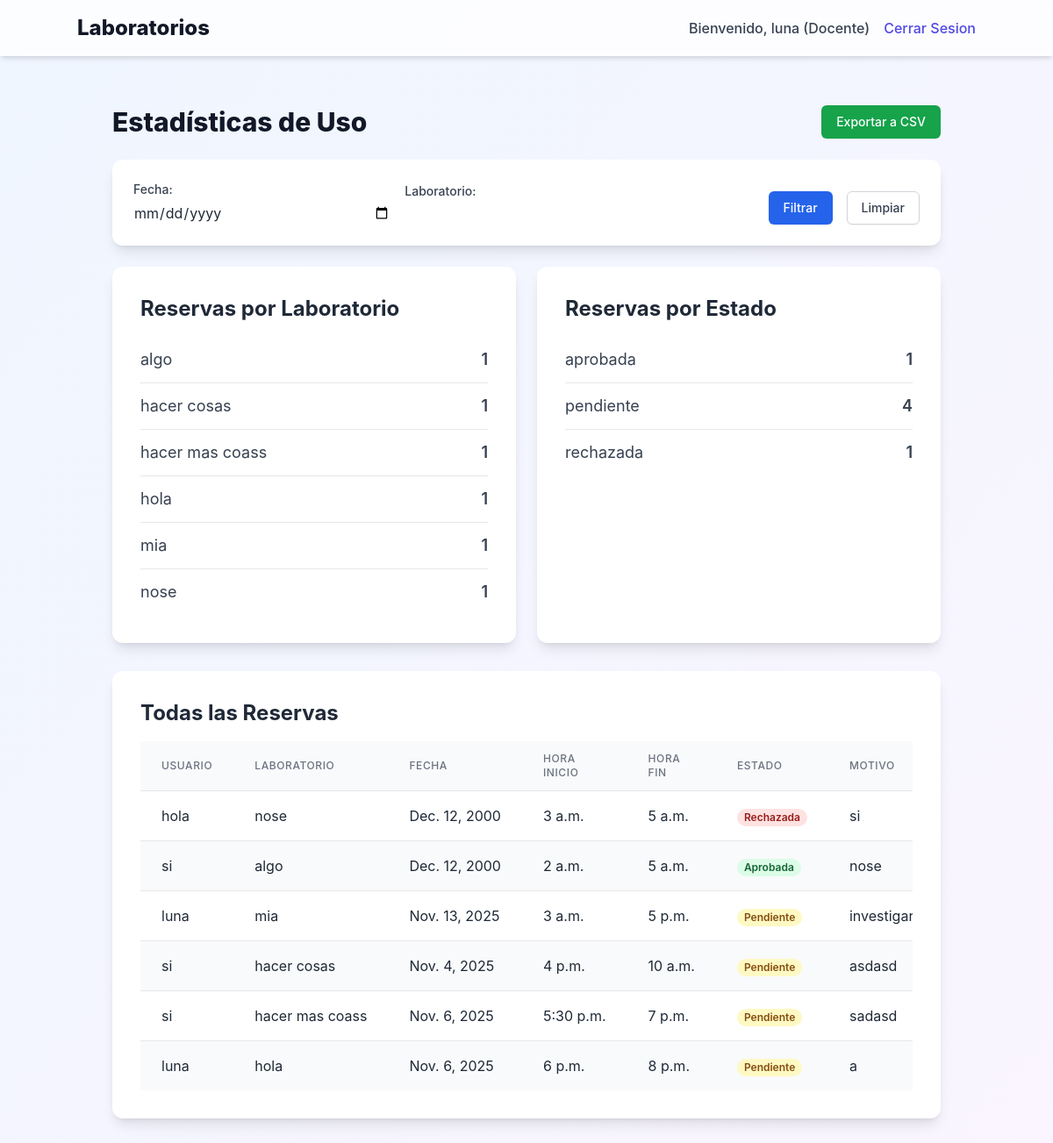
/visualization/statistics/ (signed in), run on the app's committed database.
### autentication_enmanuel_sergio/models.py (models this page shows, shortened)
class Profile(models.Model):
    ROLES = [
        ('docente', 'Docente'),
        ('administrador', 'Administrador'),
    ]
    user = models.OneToOneField(User, on_delete=models.CASCADE)
    role = models.CharField(max_length=20, choices=ROLES, default='docente')

### management_enmanuel_sergio/models.py (models this page shows, shortened)
class Reserva(models.Model):
    ESTADO_CHOICES = [
        ('pendiente', 'Pendiente'),
        ('aprobada', 'Aprobada'),
        ('rechazada', 'Rechazada'),
    ]
    usuario = models.ForeignKey(User, on_delete=models.CASCADE)
    laboratorio = models.CharField(max_length=100)
    fecha = models.DateField()
    hora_inicio = models.TimeField()
    hora_fin = models.TimeField()
    estado = models.CharField(max_length=20, choices=ESTADO_CHOICES, default='pendiente')
    motivo = models.TextField()
    fecha_creacion = models.DateTimeField(auto_now_add=True)

### visualization_enmanuel_sergio/views.py (the view)
# urls.py: path('statistics/', ReservaStatisticsView.as_view(), name='reserva_statistics'),
class ReservaStatisticsView(TemplateView):
    template_name = 'visualization/reserva_statistics.html'
    def get_context_data(self, **kwargs):
        context = super().get_context_data(**kwargs)
        queryset = Reserva.objects.all()
        fecha = self.request.GET.get('fecha')
        laboratorio = self.request.GET.get('laboratorio')
        if fecha:
            queryset = queryset.filter(fecha=fecha)
        if laboratorio:
            queryset = queryset.filter(laboratorio__icontains=laboratorio)
        reservas_por_laboratorio_queryset = queryset.values('laboratorio').annotate(count=Count('id'))
        context['reservas_por_laboratorio'] = {item['laboratorio']: item['count'] for item in reservas_por_laboratorio_queryset}
        reservas_por_estado_queryset = queryset.values('estado').annotate(count=Count('id'))
        context['reservas_por_estado'] = {item['estado']: item['count'] for item in reservas_por_estado_queryset}
        context['all_reservas'] = queryset
        return context

### templates/visualization/reserva_statistics.html (shortened to what this page needs)
{% extends 'base.html' %}
{% block content %}
<div class="container mx-auto px-4 py-8">
    <div class="flex justify-between items-center mb-6">
        <h2 class="text-3xl font-extrabold text-gray-900">Estadísticas de Uso</h2>
        <a href="{% url 'visualization:export_csv' %}" class="inline-flex items-center px-4 py-2 border border-transparent rounded-md shadow-sm text-sm font-medium text-white bg-green-600 hover:bg-green-700 focus:outline-none focus:ring-2 focus:ring-offset-2 focus:ring-green-500">
            Exportar a CSV
        </a>
    </div>
    <form method="get" class="bg-white shadow-lg rounded-xl p-6 mb-6 flex flex-wrap items-end space-x-4">
        <div class="flex-grow">
            <label for="fecha" class="block text-sm font-medium text-gray-700">Fecha:</label>
            <input type="date" name="fecha" id="fecha" value="{{ request.GET.fecha }}" class="mt-1 block w-full">
        </div>
        <div class="flex-grow">
            <label for="laboratorio" class="block text-sm font-medium text-gray-700">Laboratorio:</label>
            <input type="text" name="laboratorio" id="laboratorio" value="{{ request.GET.laboratorio }}" class="mt-1 block w-full">
        </div>
        <div>
            <button type="submit" class="inline-flex items-center px-4 py-2 border border-transparent rounded-md shadow-sm text-sm font-medium text-white bg-blue-600 hover:bg-blue-700 focus:outline-none focus:ring-2 focus:ring-offset-2 focus:ring-blue-500">
                Filtrar
            </button>
        </div>
        <div>
            <a href="{% url 'visualization:reserva_statistics' %}" class="inline-flex items-center px-4 py-2 border border-gray-300 rounded-md shadow-sm text-sm font-medium text-gray-700 bg-white hover:bg-gray-50 focus:outline-none focus:ring-2 focus:ring-offset-2 focus:ring-indigo-500">
                Limpiar
            </a>
        </div>
    </form>
    <div class="grid grid-cols-1 md:grid-cols-2 gap-6 mb-8">
        <div class="bg-white shadow-lg rounded-xl p-8">
            <h3 class="text-2xl font-bold text-gray-800 mb-4">Reservas por Laboratorio</h3>
            <ul class="divide-y divide-gray-200">
                {% for lab, count in reservas_por_laboratorio.items %}
                    <li class="py-3 flex justify-between text-lg text-gray-700">
                        <span>{{ lab }}</span>
                        <span class="font-semibold">{{ count }}</span>
                    </li>
                {% empty %}
                    <li class="py-3 text-gray-500">No hay datos de reservas por laboratorio.</li>
                {% endfor %}
            </ul>
        </div>
        <div class="bg-white shadow-lg rounded-xl p-8">
            <h3 class="text-2xl font-bold text-gray-800 mb-4">Reservas por Estado</h3>
            <ul class="divide-y divide-gray-200">
                {% for estado, count in reservas_por_estado.items %}
                    <li class="py-3 flex justify-between text-lg text-gray-700">
                        <span>{{ estado }}</span>
                        <span class="font-semibold">{{ count }}</span>
                    </li>
                {% empty %}
                    <li class="py-3 text-gray-500">No hay datos de reservas por estado.</li>
                {% endfor %}
            </ul>
        </div>
    </div>
    <div class="bg-white shadow-lg rounded-xl p-8">
        <h3 class="text-2xl font-bold text-gray-800 mb-4">Todas las Reservas</h3>
        <div class="overflow-x-auto">
            <table class="min-w-full divide-y divide-gray-200">
                <thead class="bg-gray-50">
                    <tr>
                        <th scope="col" class="px-6 py-3 text-left text-xs font-medium text-gray-500 uppercase tracking-wider">Usuario</th>
                        <th scope="col" class="px-6 py-3 text-left text-xs font-medium text-gray-500 uppercase tracking-wider">Laboratorio</th>
                        <th scope="col" class="px-6 py-3 text-left text-xs font-medium text-gray-500 uppercase tracking-wider">Fecha</th>
                        <th scope="col" class="px-6 py-3 text-left text-xs font-medium text-gray-500 uppercase tracking-wider">Hora Inicio</th>
                        <th scope="col" class="px-6 py-3 text-left text-xs font-medium text-gray-500 uppercase tracking-wider">Hora Fin</th>
                        <th scope="col" class="px-6 py-3 text-left text-xs font-medium text-gray-500 uppercase tracking-wider">Estado</th>
                        <th scope="col" class="px-6 py-3 text-left text-xs font-medium text-gray-500 uppercase tracking-wider">Motivo</th>
                    </tr>
                </thead>
                <tbody class="bg-white divide-y divide-gray-200">
                    {% for reserva in all_reservas %}
                        <tr class="{% cycle 'bg-white' 'bg-gray-50' %}">
                            <td class="px-6 py-4 whitespace-nowrap">{{ reserva.usuario.username }}</td>
                            <td class="px-6 py-4 whitespace-nowrap">{{ reserva.laboratorio }}</td>
                            <td class="px-6 py-4 whitespace-nowrap">{{ reserva.fecha }}</td>
                            <td class="px-6 py-4 whitespace-nowrap">{{ reserva.hora_inicio }}</td>
                            <td class="px-6 py-4 whitespace-nowrap">{{ reserva.hora_fin }}</td>
                            <td class="px-6 py-4 whitespace-nowrap">
                                <span class="px-2 inline-flex text-xs leading-5 font-semibold rounded-full {% if reserva.estado == 'aprobada' %}bg-green-100 text-green-800{% elif reserva.estado == 'rechazada' %}bg-red-100 text-red-800{% else %}bg-yellow-100 text-yellow-800{% endif %}">
                                    {{ reserva.get_estado_display }}
                                </span>
                            </td>
                            <td class="px-6 py-4 whitespace-nowrap">{{ reserva.motivo }}</td>
                        </tr>
                    {% empty %}
                        <tr>
                            <td colspan="7" class="px-6 py-4 whitespace-nowrap text-center text-gray-500">No hay reservas para mostrar.</td>
                        </tr>
                    {% endfor %}
                </tbody>
            </table>
        </div>
    </div>
</div>
{% endblock %}

### templates/base.html (shortened to what this page needs)
<!DOCTYPE html>
<html lang="en">
<head>
    <script src="https://cdn.tailwindcss.com"></script>
</head>
<body class="bg-gradient-to-br from-blue-50 to-purple-50 min-h-screen text-gray-800">
    <nav class="bg-white bg-opacity-80 backdrop-filter backdrop-blur-lg shadow-md p-4 sticky top-0 z-50">
        <div class="container mx-auto flex justify-between items-center">
            <a href="{% url 'autentication_enmanuel_sergio:home' %}" class="text-2xl font-extrabold text-gray-900">Laboratorios</a>
            <div class="flex items-center space-x-4">
                {% if user.is_authenticated %}
                    <span class="text-gray-700 font-medium">Bienvenido, {{ user.username }} ({{ user.profile.get_role_display }})</span>
                    <form action="{% url 'autentication_enmanuel_sergio:logout' %}" method="post" class="inline">
                        <button type="submit" class="text-indigo-600 hover:text-indigo-800 font-medium focus:outline-none">Cerrar Sesion</button>
                    </form>
                {% endif %}
            </div>
        </div>
    </nav>
    <main class="container mx-auto p-6">
        {% block content %}{% endblock %}
    </main>
</body>
</html>

### templates/base.html (style rules this page uses)
body { font-family: 'Inter', sans-serif; }
input[type="text"], input[type="email"], input[type="password"], input[type="date"], input[type="time"], textarea, select { @apply appearance-none block w-full px-3 py-2 border border-gray-300 rounded-md shadow-sm placeholder-gray-400 focus:outline-none focus:ring-2 focus:ring-indigo-500 focus:border-indigo-500 sm:text-sm; }

### data on the page
Reserva: laboratorio "nose", count "1", estado "rechazada", usuario.username "hola", fecha "Dec. 12, 2000", hora_inicio "3 a.m.", hora_fin "5 a.m.", estado "Rechazada", motivo "si"
Reserva: usuario.username "si", laboratorio "algo", fecha "Dec. 12, 2000", hora_inicio "2 a.m.", hora_fin "5 a.m.", estado "Aprobada", motivo "nose"
Reserva: usuario.username "luna", laboratorio "mia", fecha "Nov. 13, 2025", hora_inicio "3 a.m.", hora_fin "5 p.m.", estado "Pendiente", motivo "investigar"
Reserva: usuario.username "si", laboratorio "hacer cosas", fecha "Nov. 4, 2025", hora_inicio "4 p.m.", hora_fin "10 a.m.", estado "Pendiente", motivo "asdasd"
Reserva: usuario.username "si", laboratorio "hacer mas coass", fecha "Nov. 6, 2025", hora_inicio "5:30 p.m.", hora_fin "7 p.m.", estado "Pendiente", motivo "sadasd"
Reserva: usuario.username "luna", laboratorio "hola", fecha "Nov. 6, 2025", hora_inicio "6 p.m.", hora_fin "8 p.m.", estado "Pendiente", motivo "a"

### other printed values
{{ user.username }} "luna"
{{ user.profile.get_role_display }} "Docente"
{{ lab }} "algo" "hacer cosas" "hacer mas coass"
{{ count }} "1" "1" "1"
{{ lab }} "hola" "mia"
{{ count }} "1" "1"
{{ estado }} "aprobada" "pendiente"
{{ count }} "1" "4"
